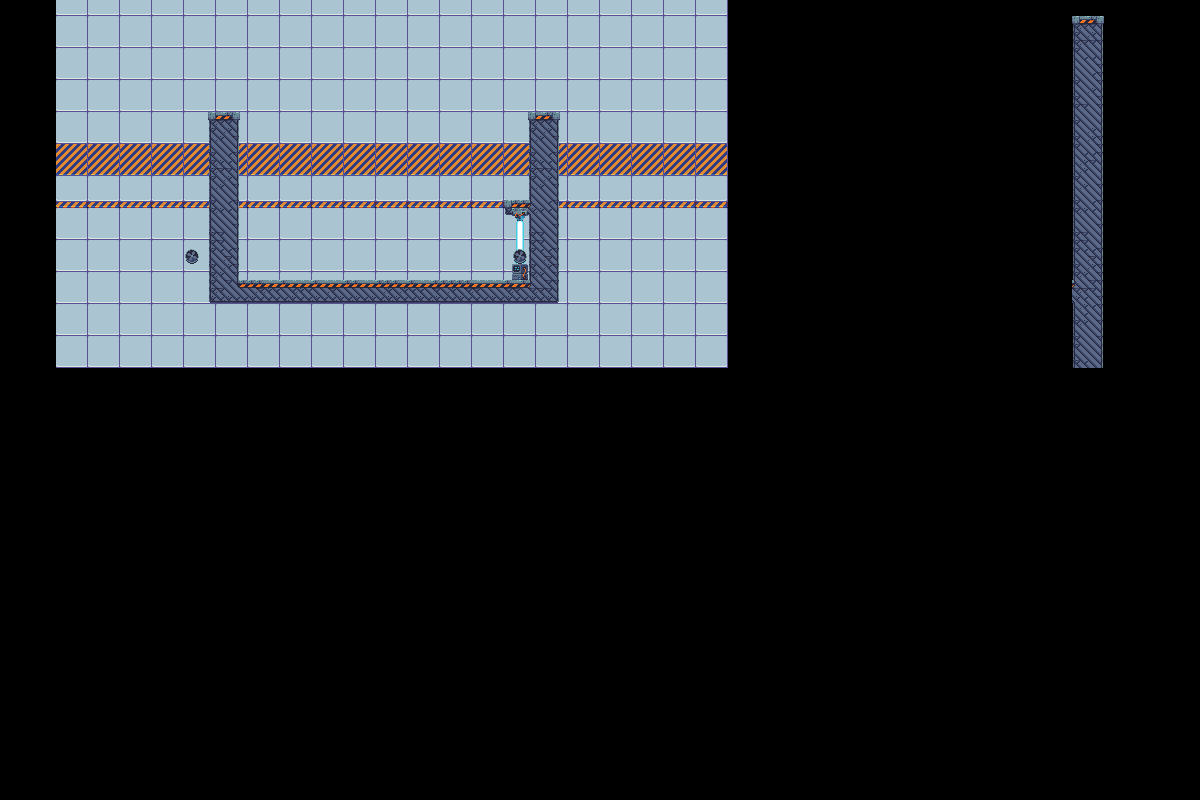

A 2D game scene composited from a Tiled map and its tileset images. What follows is a short description and the map's XML, with each tile layer's data collapsed to a summary:
An orthogonal 150x100 tile map with 8x8 px tiles, 3 tile layers (background, foreground, midground), 8 tilesets and 2 objects (floor, StartPoint).

<map version="1.2" tiledversion="1.2.1" orientation="orthogonal" renderorder="right-down" width="150" height="100" tilewidth="8" tileheight="8" infinite="0" nextlayerid="14" nextobjectid="28">
 <properties>
  <property name="background_music" value="song21.ogg" />
  <property name="testValue" type="int" value="2" />
 </properties>
 <tileset firstgid="1" name="IndustrialTileset" tilewidth="8" tileheight="8" tilecount="1296" columns="36">
  <image source="industrial-tileset.png" width="288" height="288" />
  <terraintypes>
   <terrain name="Platforms" tile="814" />
  </terraintypes>
  <tile id="458" terrain=",,,0" />
  <tile id="459" terrain=",,0,0" />
  <tile id="460" terrain=",,0,0" />
  <tile id="461" terrain=",,0," />
  <tile id="494" terrain=",0,,0" />
  <tile id="495" terrain="0,0,0,0" />
  <tile id="496" terrain="0,0,0,0" />
  <tile id="497" terrain="0,,0," />
  <tile id="528" terrain=",,,0" />
  <tile id="529" terrain=",,0,0" />
  <tile id="530" terrain=",0,0,0" />
  <tile id="531" terrain="0,0,0,0" />
  <tile id="532" terrain="0,0,0,0" />
  <tile id="533" terrain="0,,0,0" />
  <tile id="534" terrain=",,0,0" />
  <tile id="535" terrain=",,0," />
  <tile id="564" terrain=",0,,0" />
  <tile id="565" terrain="0,0,0,0" />
  <tile id="566" terrain="0,0,0,0" />
  <tile id="567" terrain="0,0,0,0" />
  <tile id="568" terrain="0,0,0,0" />
  <tile id="569" terrain="0,0,0,0" />
  <tile id="570" terrain="0,0,0,0" />
  <tile id="571" terrain="0,,0," />
  <tile id="600" terrain=",0,,0" />
  <tile id="601" terrain="0,0,0,0" />
  <tile id="602" terrain="0,0,0,0" />
  <tile id="603" terrain="0,0,0,0" />
  <tile id="604" terrain="0,0,0,0" />
  <tile id="605" terrain="0,0,0,0" />
  <tile id="606" terrain="0,0,0,0" />
  <tile id="607" terrain="0,,0," />
  <tile id="636" terrain=",0,," />
  <tile id="637" terrain="0,0,," />
  <tile id="638" terrain="0,0,,0" />
  <tile id="639" terrain="0,0,0,0" />
  <tile id="640" terrain="0,0,0,0" />
  <tile id="641" terrain="0,0,0," />
  <tile id="642" terrain="0,0,," />
  <tile id="643" terrain="0,,," />
  <tile id="674" terrain=",0,,0" />
  <tile id="675" terrain="0,0,0,0" />
  <tile id="676" terrain="0,0,0,0" />
  <tile id="677" terrain="0,,0," />
  <tile id="710" terrain=",0,," />
  <tile id="711" terrain="0,0,," />
  <tile id="712" terrain="0,0,," />
  <tile id="713" terrain="0,,," />
 </tileset>
 <tileset firstgid="1297" name="Vent" tilewidth="16" tileheight="16" tilecount="5" columns="5">
  <image source="../textures/vent/vent.png" width="80" height="16" />
  <tile id="0">
   <animation>
    <frame tileid="0" duration="100" />
    <frame tileid="1" duration="100" />
    <frame tileid="2" duration="100" />
    <frame tileid="3" duration="100" />
    <frame tileid="4" duration="100" />
   </animation>
  </tile>
 </tileset>
 <tileset firstgid="1302" name="laser-turn-off" tilewidth="16" tileheight="64" tilecount="7" columns="7">
  <image source="../textures/laser/laser-turn-off.png" width="112" height="64" />
  <tile id="6">
   <animation>
    <frame tileid="6" duration="100" />
    <frame tileid="5" duration="100" />
    <frame tileid="4" duration="100" />
    <frame tileid="3" duration="100" />
    <frame tileid="2" duration="100" />
    <frame tileid="1" duration="100" />
    <frame tileid="0" duration="100" />
   </animation>
  </tile>
 </tileset>
 <tileset firstgid="1309" name="scifitiles-sheet" tilewidth="32" tileheight="32" tilecount="84" columns="14">
  <image source="../textures/scifitiles-sheet.png" width="448" height="192" />
  <terraintypes>
   <terrain name="Grey terrain" tile="20" />
   <terrain name="Blue terrain" tile="4" />
  </terraintypes>
  <tile id="4" terrain="1,1,1,1" />
  <tile id="5" terrain="1,1,1,0" />
  <tile id="6" terrain="1,1,0,0" />
  <tile id="7" terrain="1,1,0,1" />
  <tile id="8" terrain="0,0,0,1" />
  <tile id="9" terrain="0,0,1,0" />
  <tile id="19" terrain="1,0,1,0" />
  <tile id="20" terrain="0,0,0,0" />
  <tile id="21" terrain="0,1,0,1" />
  <tile id="22" terrain="0,1,0,0" />
  <tile id="23" terrain="1,0,0,0" />
  <tile id="33" terrain="1,0,1,1" />
  <tile id="34" terrain="0,0,1,1" />
  <tile id="35" terrain="0,1,1,1" />
 </tileset>
 <tileset firstgid="1393" name="console-turn-on" tilewidth="16" tileheight="16" tilecount="10" columns="10">
  <image source="../textures/console/console-turn-on.png" width="160" height="16" />
  <tile id="0">
   <animation>
    <frame tileid="0" duration="100" />
    <frame tileid="1" duration="100" />
    <frame tileid="2" duration="100" />
    <frame tileid="3" duration="100" />
    <frame tileid="4" duration="100" />
    <frame tileid="5" duration="100" />
    <frame tileid="6" duration="100" />
    <frame tileid="7" duration="100" />
    <frame tileid="8" duration="100" />
    <frame tileid="9" duration="100" />
   </animation>
  </tile>
 </tileset>
 <tileset firstgid="1403" name="console-turn-on_left" tilewidth="16" tileheight="16" tilecount="10" columns="10">
  <image source="../textures/console/console-turn-on_left.png" width="160" height="16" />
  <tile id="0">
   <animation>
    <frame tileid="9" duration="100" />
    <frame tileid="8" duration="100" />
    <frame tileid="7" duration="100" />
    <frame tileid="6" duration="100" />
    <frame tileid="5" duration="100" />
    <frame tileid="4" duration="100" />
    <frame tileid="3" duration="100" />
    <frame tileid="2" duration="100" />
    <frame tileid="1" duration="100" />
    <frame tileid="0" duration="100" />
   </animation>
  </tile>
 </tileset>
 <tileset firstgid="1413" name="Keyboard Black" tilewidth="16" tileheight="16" tilecount="256" columns="16">
  <image source="../textures/controls/Keyboard Black.png" width="256" height="256" />
 </tileset>
 <tileset firstgid="1669" name="mouse_pixelart" tilewidth="15" tileheight="22" tilecount="2" columns="2">
  <image source="../textures/mouse_pixelart.png" width="30" height="22" />
 </tileset>
 <layer id="1" name="background" width="150" height="100" offsetx="-72" offsety="0">
  <properties>
   <property name="parallaxSpeed" type="float" value="0.8" />
  </properties>
  <data>[15000 cells, 252 non-empty, 3 distinct tile ids]</data>
 </layer>
 <layer id="3" name="foreground" width="150" height="100" offsetx="-72" offsety="0">
  <data>[15000 cells, 485 non-empty, 51 distinct tile ids]</data>
 </layer>
 <layer id="2" name="midground" width="150" height="100" offsetx="-72" offsety="0">
  <properties>
   <property name="parallaxSpeed" type="float" value="0.9" />
  </properties>
  <data>[15000 cells, 2 non-empty, 1 distinct tile ids]</data>
 </layer>
 <group id="4" name="Colliders">
  <objectgroup id="5" name="Win" />
  <objectgroup id="6" name="Death" />
  <objectgroup id="7" name="Platforms" />
  <objectgroup id="8" name="Floor">
   <properties>
    <property name="testValue" type="int" value="5" />
   </properties>
   <object id="2" name="floor" x="416" y="280" width="9" height="23" />
  </objectgroup>
 </group>
 <group id="9" name="Player" visible="0">
  <objectgroup id="10" name="PlayerData" visible="0">
   <properties>
    <property name="testValue" type="int" value="3" />
   </properties>
   <object id="9" name="StartPoint" x="416" y="256">
    <point />
   </object>
  </objectgroup>
 </group>
 <group id="11" name="GameObjects" visible="0">
  <objectgroup id="12" name="Triggers" />
  <objectgroup id="13" name="GameObjects" />
 </group>
</map>
